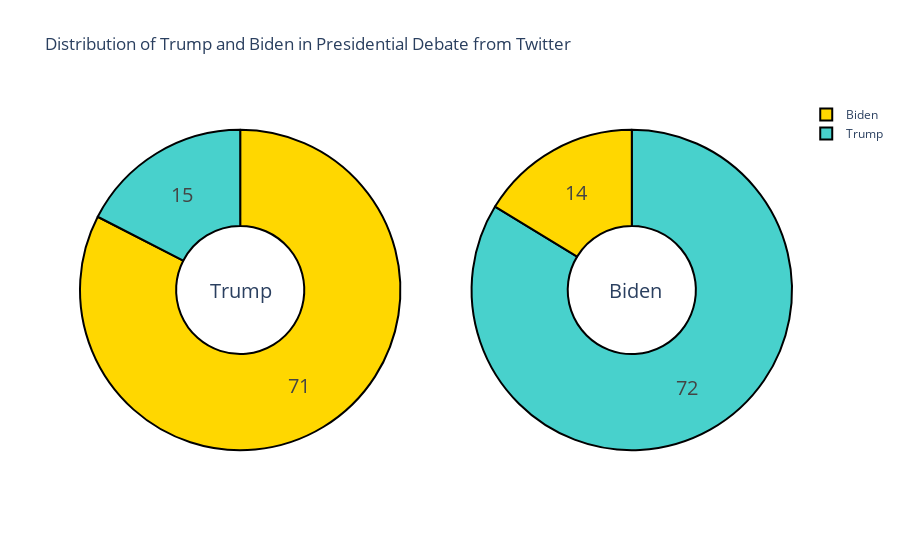

The code cell stored with this chart in its notebook:
### Code cell
fig = make_subplots(rows=1, cols=2, specs=[[{'type':'domain'}, {'type':'domain'}]])
fig.add_trace(go.Pie(labels=labels_trump, values=trump_count, name="Trump"),
              1, 1)
fig.add_trace(go.Pie(labels=labels_biden, values=biden_count, name="Biden"),
              1, 2)

fig.update_traces(hole=.4, hoverinfo="label+percent+name", textinfo='value', textfont_size=20,
                  marker=dict(colors=colors, line=dict(color='#000000', width=2)))

fig.update_layout(
    title_text="Distribution of Trump and Biden in Presidential Debate from Twitter",
    annotations=[dict(text='Trump', x=0.18, y=0.5, font_size=20, showarrow=False),
                 dict(text='Biden', x=0.82, y=0.5, font_size=20, showarrow=False)])
fig.show()

### Figure 1 — Plotly figure (JSON) as saved in the notebook; plotly's stock layout.template omitted (floating-point values rounded to 4 significant figures)
{"data": [{"domain": {"x": [0, 0.45], "y": [0, 1]}, "hole": 0.4, "hoverinfo": "label+percent+name", "labels": ["Biden", "Trump"], "marker": {"colors": ["gold", "mediumturquoise"], "line": {"color": "#000000", "width": 2}}, "name": "Trump", "textfont": {"size": 20}, "textinfo": "value", "type": "pie", "values": [71, 15]}, {"domain": {"x": [0.55, 1], "y": [0, 1]}, "hole": 0.4, "hoverinfo": "label+percent+name", "labels": ["Trump", "Biden"], "marker": {"colors": ["gold", "mediumturquoise"], "line": {"color": "#000000", "width": 2}}, "name": "Biden", "textfont": {"size": 20}, "textinfo": "value", "type": "pie", "values": [14, 72]}], "layout": {"annotations": [{"font": {"size": 20}, "showarrow": false, "text": "Trump", "x": 0.18, "y": 0.5}, {"font": {"size": 20}, "showarrow": false, "text": "Biden", "x": 0.82, "y": 0.5}], "title": {"text": "Distribution of Trump and Biden in Presidential Debate from Twitter"}}}
